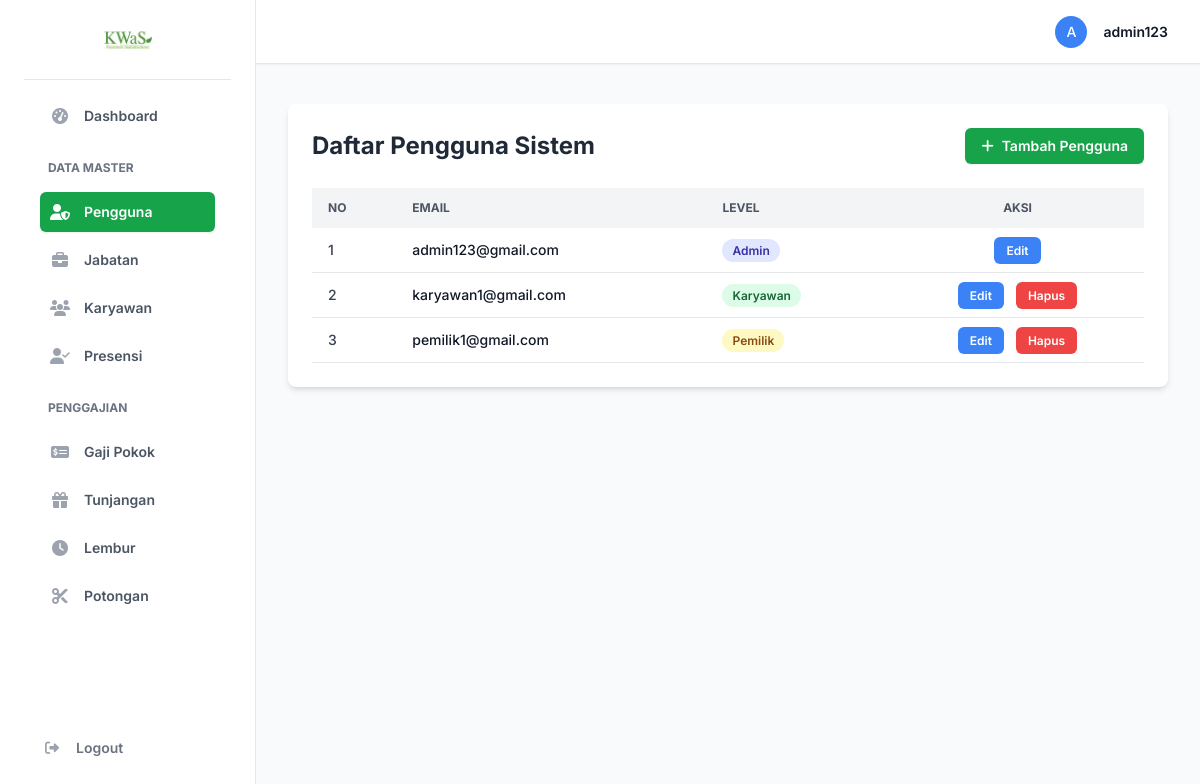
Screenshot of /pages/pengguna.php (signed in) with the database file from the repository.
### tables this page shows
CREATE TABLE PENGGUNA (
    Id_Pengguna VARCHAR(15) PRIMARY KEY,
    Email VARCHAR(50) UNIQUE NOT NULL,
    Password VARCHAR(255) NOT NULL,
    Level VARCHAR(30) NOT NULL
);

### includes/functions.php (called while the page is built, shortened)
<?php
function e($string) {
    return htmlspecialchars($string ?? '', ENT_QUOTES, 'UTF-8');
}
?>

### pages/pengguna.php (the view, shortened to what this page needs)
<?php
require_once __DIR__ . '/../includes/functions.php';
$action = $_GET['action'] ?? 'list';
require_once __DIR__ . '/../includes/header.php';
require_once __DIR__ . '/../includes/sidebar.php';
?>
<?php if ($action === 'list'): ?>
    <div class="bg-white p-6 rounded-lg shadow-md">
        <div class="flex justify-between items-center mb-6">
            <h2 class="text-2xl font-bold text-gray-800">Daftar Pengguna Sistem</h2>
            <a href="pengguna.php?action=add" class="bg-green-600 text-white px-4 py-2 rounded-md hover:bg-green-700 text-sm font-semibold shadow-sm">
                <i class="fa-solid fa-plus mr-2"></i>Tambah Pengguna
            </a>
        </div>
        <div class="overflow-x-auto">
            <table class="w-full text-sm text-left text-gray-700">
                <thead class="text-xs uppercase bg-gray-100 text-gray-600">
                    <tr>
                        <th class="px-4 py-3">No</th>
                        <th class="px-4 py-3">Email</th>
                        <th class="px-4 py-3">Level</th>
                        <th class="px-4 py-3 text-center">Aksi</th>
                    </tr>
                </thead>
                <tbody>
                    <?php
                    $conn = db_connect();
                    $result = $conn->query("SELECT * FROM PENGGUNA ORDER BY Level, Email ASC");
                    $no = 1;
                    while ($row = $result->fetch_assoc()):
                    ?>
                    <tr class="bg-white border-b hover:bg-gray-50">
                        <td class="px-4 py-3 font-medium"><?= $no++ ?></td>
                        <td class="px-4 py-3 font-medium text-gray-900"><?= e($row['Email']) ?></td>
                        <td class="px-4 py-3">
                            <span class="px-2.5 py-1 text-xs font-semibold rounded-full
                                <?= $row['Level'] === 'Admin' ? 'bg-indigo-100 text-indigo-800' : '' ?>
                                <?= $row['Level'] === 'Pemilik' ? 'bg-yellow-100 text-yellow-800' : '' ?>
                                <?= $row['Level'] === 'Karyawan' ? 'bg-green-100 text-green-800' : '' ?>
                            ">
                                <?= e(ucfirst($row['Level'])) ?>
                            </span>
                        </td>
                        <td class="px-4 py-3 text-center space-x-2">
                            <a href="pengguna.php?action=edit&id=<?= e($row['Id_Pengguna']) ?>" class="bg-blue-500 text-white text-xs font-semibold px-3 py-1.5 rounded-md hover:bg-blue-600">Edit</a>
                            <?php if ($row['Id_Pengguna'] !== $_SESSION['user_id']): ?>
                            <a href="pengguna.php?action=delete&id=<?= e($row['Id_Pengguna']) ?>&token=<?= e($_SESSION['csrf_token']) ?>" class="bg-red-500 text-white text-xs font-semibold px-3 py-1.5 rounded-md hover:bg-red-600" onclick="return confirm('Yakin ingin menghapus pengguna ini?')">Hapus</a>
                            <?php endif; ?>
                        </td>
                    </tr>
                    <?php endwhile; $conn->close(); ?>
                </tbody>
            </table>
        </div>
    </div>
<?php endif; ?>
<?php
require_once __DIR__ . '/../includes/footer.php';
?>

### includes/header.php (shortened to what this page needs)
<?php
require_once __DIR__ . '/functions.php';
$current_user_name = $_SESSION['username'] ?? 'Pengguna';
?>
<!DOCTYPE html>
<html lang="id" class="h-full bg-gray-50">
<head>
    <script src="https://cdn.tailwindcss.com"></script>
    <link rel="stylesheet" href="https://cdnjs.cloudflare.com/ajax/libs/font-awesome/6.5.2/css/all.min.css">
</head>
<body class="h-full">
    <div x-data="{ sidebarOpen: false }" class="min-h-full">
        <?php if (isset($_SESSION['user_id'])): ?>
                            <?php include 'sidebar.php'; ?>
            <div class="hidden lg:fixed lg:inset-y-0 lg:z-50 lg:flex lg:w-64 lg:flex-col">
                <div class="flex grow flex-col gap-y-5 overflow-y-auto border-r border-gray-200 bg-white px-6 pb-4">
                    <?php include 'sidebar.php'; ?>
                </div>
            </div>
            <div class="lg:pl-64">
                <div class="sticky top-0 z-40 flex h-16 shrink-0 items-center gap-x-4 border-b border-gray-200 bg-white px-4 shadow-sm sm:gap-x-6 sm:px-6 lg:px-8 no-print">
                    <div class="flex flex-1 justify-end gap-x-4 self-stretch lg:gap-x-6">
                         <div class="flex items-center gap-x-4 lg:gap-x-6">
                            <div class="relative" x-data="{ open: false }">
                                <button type="button" class="-m-1.5 flex items-center p-1.5" @click="open = !open">
                                    <div class="h-8 w-8 rounded-full bg-blue-500 flex items-center justify-center">
                                        <span class="text-sm font-medium text-white"><?= e(strtoupper(substr($current_user_name, 0, 1))) ?></span>
                                    </div>
                                    <span class="hidden lg:flex lg:items-center">
                                        <span class="ml-4 text-sm font-semibold leading-6 text-gray-900" aria-hidden="true"><?= e($current_user_name) ?></span>
                                    </span>
                                </button>
                            </div>
                        </div>
                    </div>
                </div>
                <main class="py-10">
                    <div class="px-4 sm:px-6 lg:px-8">
        <?php else: ?>
             <main class="flex min-h-full flex-col justify-center py-12 sm:px-6 lg:px-8">
        <?php endif; ?>

### includes/sidebar.php (shortened to what this page needs)
<?php
$user_level = strtolower($_SESSION['level'] ?? '');
$current_page = basename($_SERVER['PHP_SELF']);
$navigation = [
    ['name' => 'Dashboard', 'href' => 'index.php', 'icon' => 'fa-solid fa-gauge-high', 'roles' => ['admin', 'pemilik']],
    ['group' => 'Data Master', 'roles' => ['admin']],
    ['name' => 'Pengguna', 'href' => 'pengguna.php', 'icon' => 'fa-solid fa-user-shield', 'roles' => ['admin']],
    ['name' => 'Jabatan', 'href' => 'jabatan.php', 'icon' => 'fa-solid fa-briefcase', 'roles' => ['admin']],
    ['name' => 'Karyawan', 'href' => 'karyawan.php', 'icon' => 'fa-solid fa-users', 'roles' => ['admin']],
    ['name' => 'Presensi', 'href' => 'presensi.php', 'icon' => 'fa-solid fa-user-check', 'roles' => ['admin']],
    ['group' => 'Penggajian', 'roles' => ['admin']],
    ['name' => 'Gaji Pokok', 'href' => 'salary.php', 'icon' => 'fa-solid fa-money-check-dollar', 'roles' => ['admin']],
    ['name' => 'Tunjangan', 'href' => 'tunjangan.php', 'icon' => 'fa-solid fa-gift', 'roles' => ['admin']],
    ['name' => 'Lembur', 'href' => 'lembur.php', 'icon' => 'fa-solid fa-clock', 'roles' => ['admin']],
    ['name' => 'Potongan', 'href' => 'potongan.php', 'icon' => 'fa-solid fa-scissors', 'roles' => ['admin']],
    ['name' => 'Penggajian', 'href' => 'penggajian_pemilik.php', 'icon' => 'fa-solid fa-money-bill-wave', 'roles' => ['pemilik']],
    ['name' => 'Laporan', 'href' => 'laporan.php', 'icon' => 'fa-solid fa-file-alt', 'roles' => ['pemilik']],
];
?>
<div class="flex h-full flex-col bg-white">
    <div class="flex h-20 shrink-0 items-center justify-center px-4 border-b border-gray-200">
        <a href="<?= BASE_URL ?>/index.php">
             <img src="<?= BASE_URL ?>/assets/images/logo.png" alt="Logo" class="h-12 w-auto">
        </a>
    </div>
    <nav class="flex flex-1 flex-col mt-4">
        <ul role="list" class="flex flex-1 flex-col gap-y-7 px-4">
            <li>
                <ul role="list" class="space-y-2">
                    <?php foreach ($navigation as $item): ?>
                        <?php if (in_array($user_level, $item['roles'])): ?>
                            <?php if (isset($item['group'])): ?>
                                <div class="px-2 pt-4 pb-2 text-xs font-bold uppercase text-gray-500">
                                    <?= e($item['group']) ?>
                                </div>
                            <?php else: ?>
                                <?php
                                    $is_current = ($current_page === $item['href']);
                                    $link_href = (strpos($item['href'], '.php') !== false) ? BASE_URL . '/pages/' . $item['href'] : BASE_URL . '/' . $item['href'];
                                    if ($item['href'] === 'index.php') {
                                        $link_href = BASE_URL . '/index.php';
                                    }
                                ?>
                                <li>
                                    <a href="<?= $link_href ?>"
                                       class="<?= $is_current
                                           ? 'bg-green-600 text-white shadow-sm'
                                           : 'text-gray-600 hover:text-green-700 hover:bg-green-50';
                                       ?> group flex items-center gap-x-3 rounded-md p-2 text-sm leading-6 font-semibold transition-all duration-200">
                                        <span class="flex h-6 w-6 items-center justify-center">
                                            <i class="<?= e($item['icon']) ?> <?= $is_current ? 'text-white' : 'text-gray-400 group-hover:text-green-600'; ?> text-base"></i>
                                        </span>
                                        <?= e($item['name']) ?>
                                    </a>
                                </li>
                            <?php endif; ?>
                        <?php endif; ?>
                    <?php endforeach; ?>
                </ul>
            </li>
            <li class="mt-auto mb-4">
                 <a href="<?= BASE_URL ?>/auth/logout.php" class="group -mx-2 flex gap-x-3 rounded-md p-2 text-sm font-semibold leading-6 text-gray-500 hover:bg-red-50 hover:text-red-600 transition-colors duration-200">
                    <span class="flex h-6 w-6 items-center justify-center">
                       <i class="fa-solid fa-right-from-bracket text-gray-400 group-hover:text-red-500"></i>
                    </span>
                    Logout
                </a>
            </li>
        </ul>
    </nav>
</div>

### includes/footer.php
</div> </body>
</html>

### includes/header.php (style rules this page uses)
body { font-family: 'Inter', sans-serif; }

### rows the page displays
pengguna: Email "admin123@gmail.com", Level "Admin"
pengguna: Email "karyawan1@gmail.com", Level "Karyawan"
pengguna: Email "pemilik1@gmail.com", Level "Pemilik"

### other values shown
$item['name'] "Dashboard"
$item['group'] "DATA MASTER"
$item['name'] "Pengguna"
$item['name'] "Jabatan"
$item['name'] "Karyawan"
$item['name'] "Presensi"
$item['group'] "PENGGAJIAN"
$item['name'] "Gaji Pokok"
$item['name'] "Tunjangan"
$item['name'] "Lembur"
$item['name'] "Potongan"
substr($current_user_name, 0, 1) "A"
$current_user_name "admin123"
